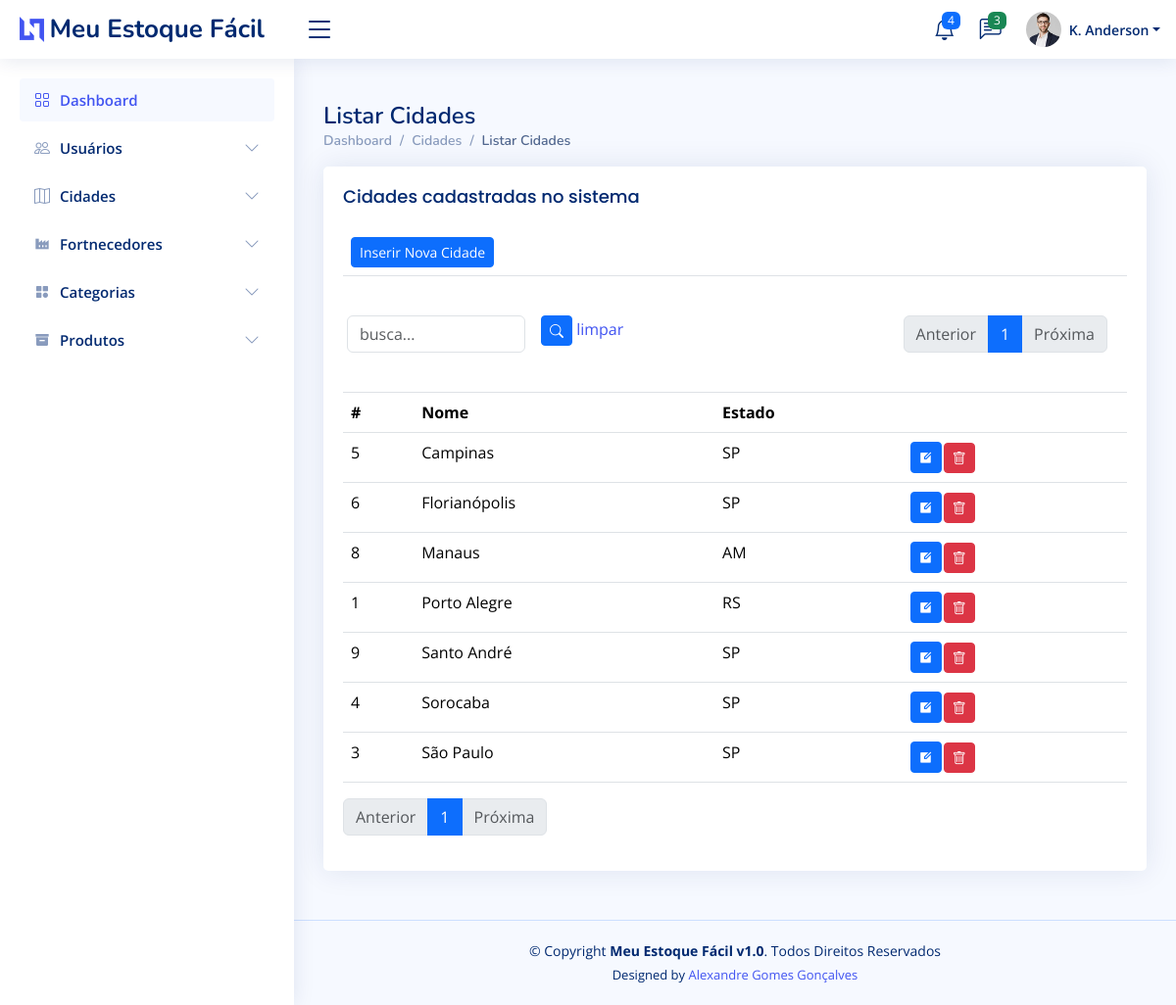
The page /cidade/listarCidades/ (signed in) on the database as committed earlier.
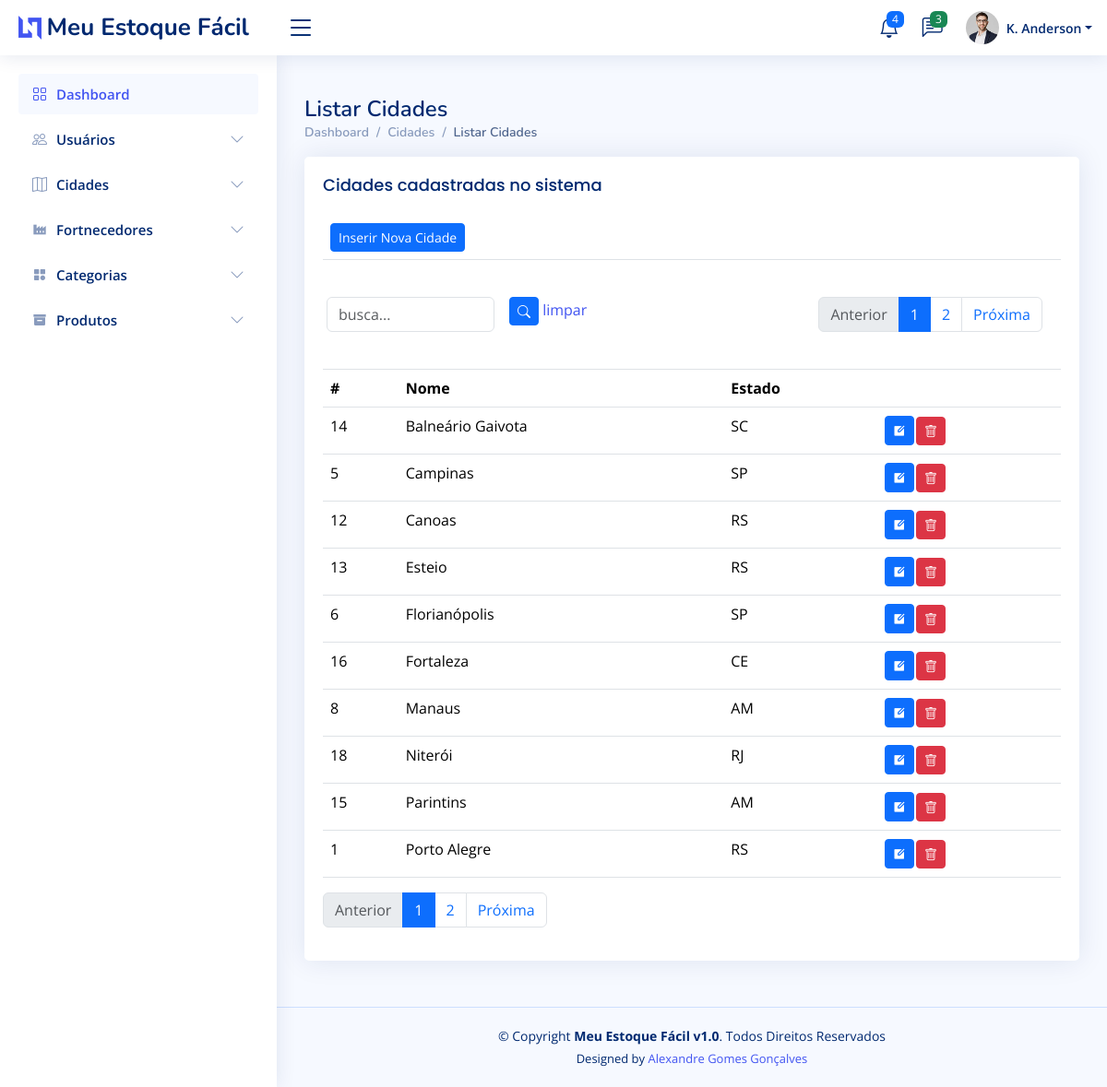
The same page on the database as committed later.
### cidade/models.py (models this page shows, shortened)
class Cidade(models.Model):
    idCidade        = models.AutoField(primary_key=True)
    nomeCidade      = models.CharField(max_length=255)
    estado          = models.CharField(max_length=2)
    created_at      = models.DateTimeField(auto_now_add=True)
    updated_at      = models.DateTimeField(auto_now=True)
    class Meta:
        ordering = ['-nomeCidade']

### cidade/views.py (the view)
# urls.py: path('listarCidades/', views.listarCidades, name='listarCidades'),
@login_required(login_url='/sistema/login/')
def listarCidades(request):
    if request.method == 'POST':
        Cidade.objects.filter(idCidade=request.POST.get('idCidade')).delete()
        return redirect('listarCidades')
    busca = request.GET.get('busca')
    if busca:
        cidades = Cidade.objects.filter(nomeCidade__icontains=busca).order_by('nomeCidade')
    else:
        cidades = Cidade.objects.all().order_by('nomeCidade')
    cidade_paginator = Paginator(cidades, 10)
    page_num = request.GET.get('page')
    page = cidade_paginator.get_page(page_num)
    return render(request, 'listarCidades.html', { 'page': page })

### cidade/templates/listarCidades.html (shortened to what this page needs)
{% extends 'base.html' %}
{% load static %}
{% block navbar %}
    {% include 'sidebar.html' %}
{% endblock %}
{% block content %}
    {% block header %}
        {% include 'header.html' %}
    {% endblock %}
    <main id="main" class="main">
        <div class="pagetitle">
            <h1>Listar Cidades</h1>
            <nav>
                <ol class="breadcrumb">
                    <li class="breadcrumb-item"><a href="/dashboard/">Dashboard</a></li>
                    <li class="breadcrumb-item">Cidades</li>
                    <li class="breadcrumb-item active">Listar Cidades</li>
                </ol>
            </nav>
        </div>
        <section class="section">
            <div class="row">
                <div class="col-lg-12">
                    <div class="card">
                        <div class="card-body">
                            <h5 class="card-title">Cidades cadastradas no sistema</h5>
                            <table class="table table-hover">
                                <thead>
                                    <tr>
                                        <td colspan="4">
                                            <a href="/cidade/inserirCidade">
                                                <button class="btn btn-sm btn-primary">Inserir Nova Cidade</button>
                                            </a>
                                        </td>
                                    </tr>
                                    <tr>
                                        <td colspan="4">
                                            <div class="row mb-3">
                                                <form class="row g-3">
                                                    <form action="" method="GET">
                                                        <div class="col-md-3">
                                                            <input type="text" class="form-control" id="busca" name="busca" value="{{request.GET.busca}}" placeholder="busca...">
                                                        </div>
                                                        <div class="col-md-3">
                                                            <button type="submit" class="btn btn-sm btn-primary"><i class="bi bi-search"></i></button>
                                                            <a href="/cidade/listarCidades">limpar</a>
                                                        </div>
                                                        <div class="col-md-6">
                                                            <div class="page-links">
                                                                <nav aria-label="...">
                                                                    <ul class="pagination justify-content-end">
                                                                    {% if page.has_previous %}
                                                                        <li class="page-item">
                                                                            <a class="page-link" href="/cidade/listarCidades/?page={{page.previous_page_number}}&busca={{request.GET.busca}}" tabindex="-1">Anterior</a>
                                                                        </li>
                                                                    {% else %}
                                                                        <li class="page-item disabled">
                                                                            <a class="page-link" href="#" tabindex="-1" aria-disabled="true">Anterior</a>
                                                                        </li>
                                                                    {% endif %}
                                                                    {% for pageNum in page.paginator.page_range %}
                                                                        {% if page.number == pageNum %}
                                                                            <li class="page-item active"><a class="page-link" href="#">{{pageNum}}</a></li>
                                                                        {% else %}
                                                                            <li class="page-item"><a class="page-link" href="/cidade/listarCidades/?page={{pageNum}}&busca={{request.GET.busca}}">{{pageNum}}</a></li>
                                                                        {% endif %}
                                                                    {% endfor %}
                                                                    {% if page.has_next %}
                                                                        <li class="page-item">
                                                                            <a class="page-link" href="/cidade/listarCidades/?page={{page.next_page_number}}&busca={{request.GET.busca}}">Próxima</a>
                                                                        </li>
                                                                    {% else %}
                                                                        <li class="page-item disabled">
                                                                            <a class="page-link" href="#" aria-disabled="true">Próxima</a>
                                                                        </li>
                                                                    {% endif %}
                                                                    </ul>
                                                                </nav>
                                                            </div>
                                                        </div>
                                                    </form>
                                                </div>
                                            </div>
                                    <tr>
                                        <th scope="col">#</th>
                                        <th scope="col">Nome</th>
                                        <th scope="col">Estado</th>
                                        <th></th>
                                    </tr>
                                <tbody>
                                    {% for cidade in page.object_list %}
                                    <tr>
                                        <td scope="col">{{cidade.idCidade}}</td>
                                        <td scope="col">{{cidade.nomeCidade}}</td>
                                        <td scope="col">{{cidade.estado}}</td>
                                        <td>
                                            <table>
                                                <tr>
                                                    <td>
                                                        <a href="/cidade/editarCidade/{{cidade.idCidade}}">
                                                            <button class="btn btn-sm btn-primary" alt="editar"><i class="ri-edit-box-fill"></i></button>
                                                        </a>
                                                    </td>
                                                    <td>
                                                        <form action="" method="post">
                                                            <button type="button" class="btn btn-danger btn-sm" data-bs-toggle="modal" data-bs-target="#delete{{cidade.idCidade}}"><i class="bi bi-trash"></i></button>
                                                        </form>
                                                    </td>
                                                </tr>
                                            </table>
                                        </td>
                                    </tr>
                                    {% endfor %}
                                </tbody>
                            <div class="page-links">
                                <nav aria-label="...">
                                    <ul class="pagination">
                                    {% if page.has_previous %}
                                        <li class="page-item">
                                            <a class="page-link" href="/cidade/listarCidades/?page={{page.previous_page_number}}" tabindex="-1">Anterior</a>
                                        </li>
                                    {% else %}
                                        <li class="page-item disabled">
                                            <a class="page-link" href="#" tabindex="-1" aria-disabled="true">Anterior</a>
                                        </li>
                                    {% endif %}
                                    {% for pageNum in page.paginator.page_range %}
                                        {% if page.number == pageNum %}
                                            <li class="page-item active"><a class="page-link" href="#">{{pageNum}}</a></li>
                                        {% else %}
                                            <li class="page-item"><a class="page-link" href="/cidade/listarCidades/?page={{pageNum}}">{{pageNum}}</a></li>
                                        {% endif %}
                                    {% endfor %}
                                    {% if page.has_next %}
                                        <li class="page-item">
                                            <a class="page-link" href="/cidade/listarCidades/?page={{page.next_page_number}}">Próxima</a>
                                        </li>
                                    {% else %}
                                        <li class="page-item disabled">
                                            <a class="page-link" href="#" aria-disabled="true">Próxima</a>
                                        </li>
                                    {% endif %}
                                    </ul>
                                </nav>
                            </div>
                        </div>
                    </div>
                </div>
        </section>
    </main>
{% endblock %}

### sistema/templates/base.html (shortened to what this page needs)
{% load static %}
<!DOCTYPE html>
<html lang="en">
<head>
  <link href="{% static 'vendor/bootstrap/css/bootstrap.min.css' %}" rel="stylesheet">
  <link href="{% static 'vendor/bootstrap-icons/bootstrap-icons.css' %}" rel="stylesheet">
  <link href="{% static 'vendor/boxicons/css/boxicons.min.css' %}" rel="stylesheet">4
  <link href="{% static 'vendor/quill/quill.snow.css' %}" rel="stylesheet">
  <link href="{% static 'vendor/quill/quill.bubble.css' %}" rel="stylesheet">
  <link href="{% static 'vendor/remixicon/remixicon.css' %}" rel="stylesheet">
  <link href="{% static 'vendor/simple-datatables/style.css' %}" rel="stylesheet">
  <link href="{% static 'css/style.css' %}" rel="stylesheet">
</head>
<body>
        {% block navbar %}
        {% endblock %}
        {% block content %}
        {% endblock %}
        <footer id="footer" class="footer">
            <div class="copyright">
            &copy; Copyright <strong><span>Meu Estoque Fácil v1.0</span></strong>. Todos Direitos Reservados
            </div>
            <div class="credits">
            Designed by <a href="https://github.com/alexandreggoncalves">Alexandre Gomes Gonçalves</a>
            </div>
        </footer>
    </body>
</html>

### sistema/templates/sidebar.html (shortened to what this page needs)
 <aside id="sidebar" class="sidebar">
    <ul class="sidebar-nav" id="sidebar-nav">
      <li class="nav-item">
        <a class="nav-link " href="/dashboard/">
          <i class="bi bi-grid"></i>
          <span>Dashboard</span>
        </a>
      </li>
      <li class="nav-item">
        <a class="nav-link collapsed" data-bs-target="#usuarios-nav" data-bs-toggle="collapse" href="#">
          <i class="bi bi-people"></i><span>Usuários</span><i class="bi bi-chevron-down ms-auto"></i>
        </a>
      </li>
      <li class="nav-item">
        <a class="nav-link collapsed" data-bs-target="#cidade-nav" data-bs-toggle="collapse" href="#">
          <i class="bi bi-map"></i><span>Cidades</span><i class="bi bi-chevron-down ms-auto"></i>
        </a>
      </li>
      <li class="nav-item">
        <a class="nav-link collapsed" data-bs-target="#fornecedores-nav" data-bs-toggle="collapse" href="#">
          <i class="bx bxs-factory"></i><span>Fortnecedores</span><i class="bi bi-chevron-down ms-auto"></i>
        </a>
      </li>
      <li class="nav-item">
        <a class="nav-link collapsed" data-bs-target="#categorias-nav" data-bs-toggle="collapse" href="#">
          <i class="bx bxs-category"></i><span>Categorias</span><i class="bi bi-chevron-down ms-auto"></i>
        </a>
      </li>
      <li class="nav-item">
        <a class="nav-link collapsed" data-bs-target="#produtos-nav" data-bs-toggle="collapse" href="#">
          <i class="bx bxs-box"></i><span>Produtos</span><i class="bi bi-chevron-down ms-auto"></i>
        </a>
      </li>
    </ul>
  </aside>

### sistema/templates/header.html (shortened to what this page needs)
{% load static %}
  <header id="header" class="header fixed-top d-flex align-items-center">
    <div class="d-flex align-items-center justify-content-between">
      <a href="index.html" class="logo d-flex align-items-center">
        <img src="assets/img/logo.png" alt="">
        <span class="d-none d-lg-block">Meu Estoque Fácil</span>
      </a>
      <i class="bi bi-list toggle-sidebar-btn"></i>
    </div>
    <nav class="header-nav ms-auto">
      <ul class="d-flex align-items-center">
        <li class="nav-item dropdown">
          <a class="nav-link nav-icon" href="#" data-bs-toggle="dropdown">
            <i class="bi bi-bell"></i>
            <span class="badge bg-primary badge-number">4</span>
          </a>
        </li>
        <li class="nav-item dropdown">
          <a class="nav-link nav-icon" href="#" data-bs-toggle="dropdown">
            <i class="bi bi-chat-left-text"></i>
            <span class="badge bg-success badge-number">3</span>
          </a>
        </li>
        <li class="nav-item dropdown pe-3">
          <a class="nav-link nav-profile d-flex align-items-center pe-0" href="#" data-bs-toggle="dropdown">
            <img src="assets/img/profile-img.jpg" alt="Profile" class="rounded-circle">
            <span class="d-none d-md-block dropdown-toggle ps-2">K. Anderson</span>
          </a>
        </li>
      </ul>
    </nav>
  </header>

Rows that differ between the two databases and show on the page:
removed Cidade: idCidade "9", nomeCidade "Santo André", estado "SP"
no longer on this page (row unchanged): Cidade: idCidade "4", nomeCidade "Sorocaba", estado "SP"
no longer on this page (row unchanged): Cidade: idCidade "3", nomeCidade "São Paulo", estado "SP"
added Cidade: idCidade "14", nomeCidade "Balneário Gaivota", estado "SC"
added Cidade: idCidade "12", nomeCidade "Canoas", estado "RS"
added Cidade: idCidade "13", nomeCidade "Esteio", estado "RS"
added Cidade: idCidade "16", nomeCidade "Fortaleza", estado "CE"
added Cidade: idCidade "18", nomeCidade "Niterói", estado "RJ"
added Cidade: idCidade "15", nomeCidade "Parintins", estado "AM"
Other text that changed with them:
new list line: "2"
